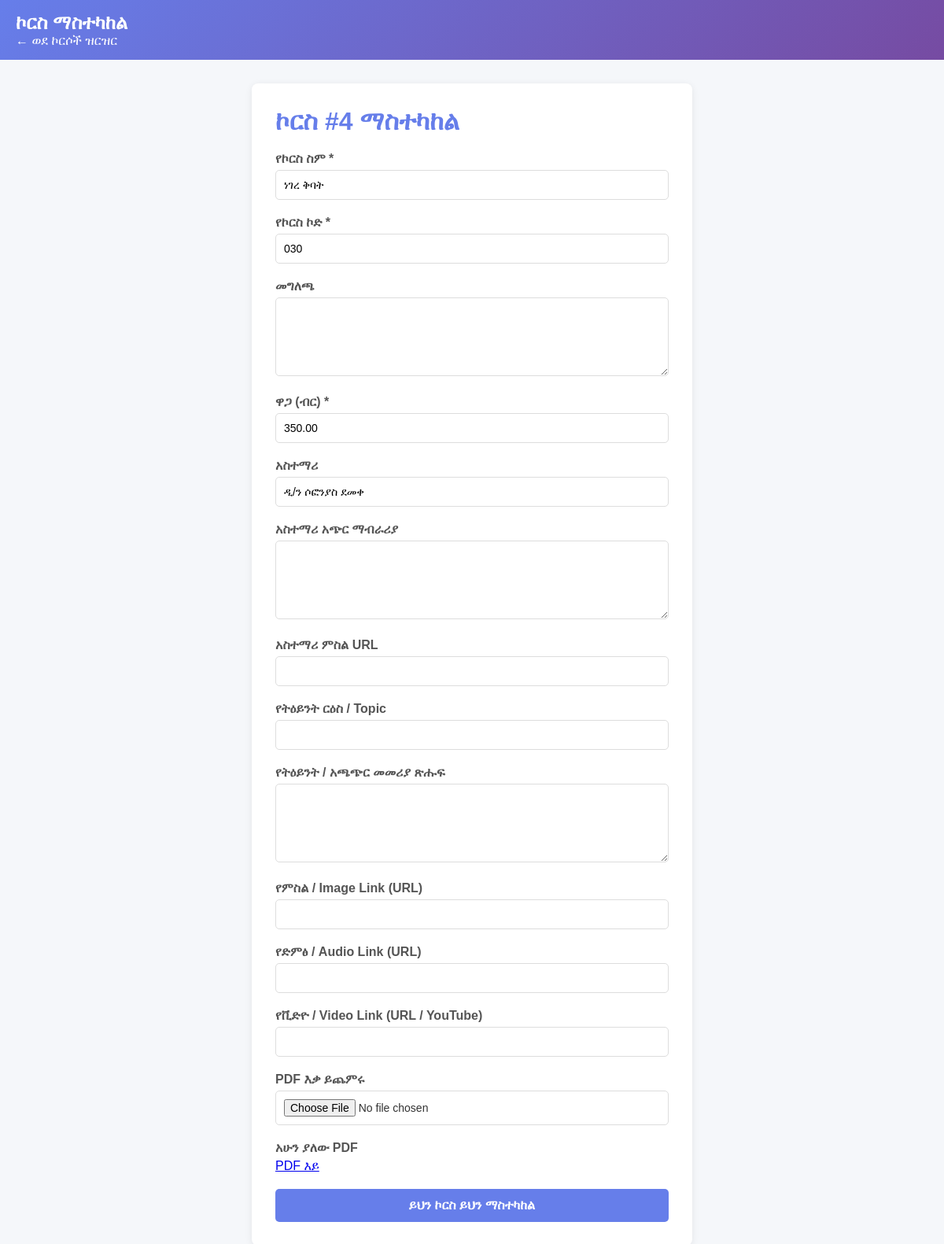
Page /admin_edit_course.php?id=4 (signed in) on the committed database.
### tables this page shows
CREATE TABLE `courses` (
  `id` int(11) NOT NULL AUTO_INCREMENT,
  `course_name` varchar(255) NOT NULL,
  `course_code` varchar(50) NOT NULL,
  `short_description` text DEFAULT NULL,
  `description` text DEFAULT NULL,
  `category` varchar(100) DEFAULT NULL,
  `level` varchar(50) DEFAULT NULL,
  `thumbnail` varchar(255) DEFAULT NULL,
  `price` decimal(10,2) NOT NULL DEFAULT 0.00,
  `instructor` varchar(255) DEFAULT NULL,
  `pdf_file` varchar(255) DEFAULT NULL,
  `tutorial_topic` varchar(255) DEFAULT NULL,
  `tutorial_text` text DEFAULT NULL,
  `tutorial_image` varchar(255) DEFAULT NULL,
  `tutorial_audio` varchar(255) DEFAULT NULL,
  `tutorial_video` varchar(255) DEFAULT NULL,
  `modules` text DEFAULT NULL,
  `quiz` text DEFAULT NULL,
  `assignment` text DEFAULT NULL,
  `certificate_requirements` text DEFAULT NULL,
  `created_at` datetime DEFAULT current_timestamp(),
  `instructor_bio` text DEFAULT NULL,
  `instructor_image` varchar(255) DEFAULT NULL,
  PRIMARY KEY (`id`),
  UNIQUE KEY `course_code` (`course_code`)
);

### db.php (called while the page is built, shortened)
<?php
if (!function_exists('safe')) {
    function safe($value): string {
        return htmlspecialchars((string)($value ?? ''), ENT_QUOTES, 'UTF-8');
    }
}
function publicMediaUrl($value): string
{
    $path = trim((string)($value ?? ''));
    $normalized = str_replace('\\', '/', $path);
    if (preg_match('~^(uploads/|course_media/|uploads$|course_media$)~i', $normalized) === 1) {
        return buildAppUrl($normalized);
    }
    return $path;
}
function buildAppUrl(string $path = ''): string
{
    $scheme = (!empty($_SERVER['HTTPS']) && $_SERVER['HTTPS'] !== 'off') ? 'https' : 'http';
    $host = $_SERVER['HTTP_HOST'] ?? 'localhost';
    $basePath = '';
    if (!empty($_SERVER['SCRIPT_NAME'])) {
        $scriptDir = rtrim(dirname($_SERVER['SCRIPT_NAME']), '/');
    }
    $relativePath = ltrim($path, '/');
    return $scheme . '://' . $host . $basePath . '/' . $relativePath;
}

### admin_edit_course.php (the view, shortened to what this page needs)
<?php
require_once __DIR__ . '/db.php';
$course_id = (int)($_GET['id'] ?? 0);
$course = null;
if ($course_id) {
    $stmt = $pdo->prepare('SELECT * FROM courses WHERE id = :id');
    $stmt->execute([':id' => $course_id]);
    $course = $stmt->fetch();
}
?>
<!DOCTYPE html>
<html lang="am">
<head>
</head>
<body>
<div class="navbar">
    <h2>ኮርስ ማስተካከል</h2>
    <a href="admin_view_courses.php">← ወደ ኮርሶች ዝርዝር</a>
</div>
<div class="container">
    <div class="card">
        <h1>ኮርስ #<?php echo $course['id']; ?> ማስተካከል</h1>
        <form method="post" enctype="multipart/form-data">
            <div class="form-group">
                <label for="course_name">የኮርስ ስም *</label>
                <input type="text" id="course_name" name="course_name" value="<?php echo safe($course['course_name']); ?>" required>
            </div>
            <div class="form-group">
                <label for="course_code">የኮርስ ኮድ *</label>
                <input type="text" id="course_code" name="course_code" value="<?php echo safe($course['course_code']); ?>" required>
            </div>
            <div class="form-group">
                <label for="description">መግለጫ</label>
                <textarea id="description" name="description" class="rich-editor"><?php echo safe($course['description']); ?></textarea>
            </div>
            <div class="form-group">
                <label for="price">ዋጋ (ብር) *</label>
                <input type="number" id="price" name="price" min="0" step="0.01" value="<?php echo $course['price']; ?>" required>
            </div>
            <div class="form-group">
                <label for="instructor">አስተማሪ</label>
                <input type="text" id="instructor" name="instructor" value="<?php echo safe($course['instructor']); ?>">
            </div>
            <div class="form-group">
                <label for="instructor_bio">አስተማሪ አጭር ማብራሪያ</label>
                <textarea id="instructor_bio" name="instructor_bio" rows="3"><?php echo safe($course['instructor_bio'] ?? ''); ?></textarea>
            </div>
            <div class="form-group">
                <label for="instructor_image">አስተማሪ ምስል URL</label>
                <input type="url" id="instructor_image" name="instructor_image" value="<?php echo safe($course['instructor_image'] ?? ''); ?>">
            </div>
            <div class="form-group">
                <label for="tutorial_topic">የትዕይንት ርዕስ / Topic</label>
                <input type="text" id="tutorial_topic" name="tutorial_topic" value="<?php echo safe($course['tutorial_topic'] ?? ''); ?>">
            </div>
            <div class="form-group">
                <label for="tutorial_text">የትዕይንት / አጫጭር መመሪያ ጽሑፍ</label>
                <textarea id="tutorial_text" name="tutorial_text" class="rich-editor"><?php echo safe($course['tutorial_text'] ?? ''); ?></textarea>
            </div>
            <div class="form-group">
                <label for="tutorial_image">የምስል / Image Link (URL)</label>
                <input type="url" id="tutorial_image" name="tutorial_image" value="<?php echo safe($course['tutorial_image'] ?? ''); ?>">
            </div>
            <div class="form-group">
                <label for="tutorial_audio">የድምፅ / Audio Link (URL)</label>
                <input type="url" id="tutorial_audio" name="tutorial_audio" value="<?php echo safe($course['tutorial_audio'] ?? ''); ?>">
            </div>
            <div class="form-group">
                <label for="tutorial_video">የቪድዮ / Video Link (URL / YouTube)</label>
                <input type="url" id="tutorial_video" name="tutorial_video" value="<?php echo safe($course['tutorial_video'] ?? ''); ?>">
            </div>
            <div class="form-group">
                <label for="course_pdf">PDF እቃ ይጨምሩ</label>
                <input type="file" id="course_pdf" name="course_pdf" accept="application/pdf">
            </div>
            <?php if (!empty($course['pdf_file'])): ?>
                <div class="form-group">
                    <label>አሁን ያለው PDF</label>
                    <p><a href="<?php echo safe(publicMediaUrl($course['pdf_file'])); ?>" target="_blank" rel="noopener">PDF እይ</a></p>
                </div>
            <?php endif; ?>
            <button type="submit">ይህን ኮርስ ይህን ማስተካከል</button>
        </form>
    </div>
</div>
</body>
</html>

### admin_edit_course.php (style rules this page uses)
* { margin: 0; padding: 0; box-sizing: border-box; }
body { font-family: Arial, sans-serif; background: #f5f7fa; color: #333; }
.navbar { background: linear-gradient(135deg, #667eea 0%, #764ba2 100%); color: white; padding: 15px 20px; }
.navbar a { color: white; text-decoration: none; margin-right: 15px; }
.container { max-width: 600px; margin: 30px auto; padding: 0 20px; }
.card { background: white; padding: 30px; border-radius: 8px; box-shadow: 0 2px 10px rgba(0,0,0,0.08); }
h1 { margin-bottom: 20px; color: #667eea; }
.form-group { margin-bottom: 20px; }
label { display: block; margin-bottom: 5px; font-weight: bold; color: #555; }
input, textarea { width: 100%; padding: 10px; border: 1px solid #ddd; border-radius: 5px; font-size: 14px; }
textarea { resize: vertical; min-height: 100px; }
button { width: 100%; padding: 12px; background: #667eea; color: white; border: none; border-radius: 5px; font-weight: bold; cursor: pointer; font-size: 16px; }

### rows in the picture
courses: id "4", course_name "ነገረ ቅባት", course_code "030", price "350.00", instructor "ዲ/ን ሶፎንያስ ደመቀ"
